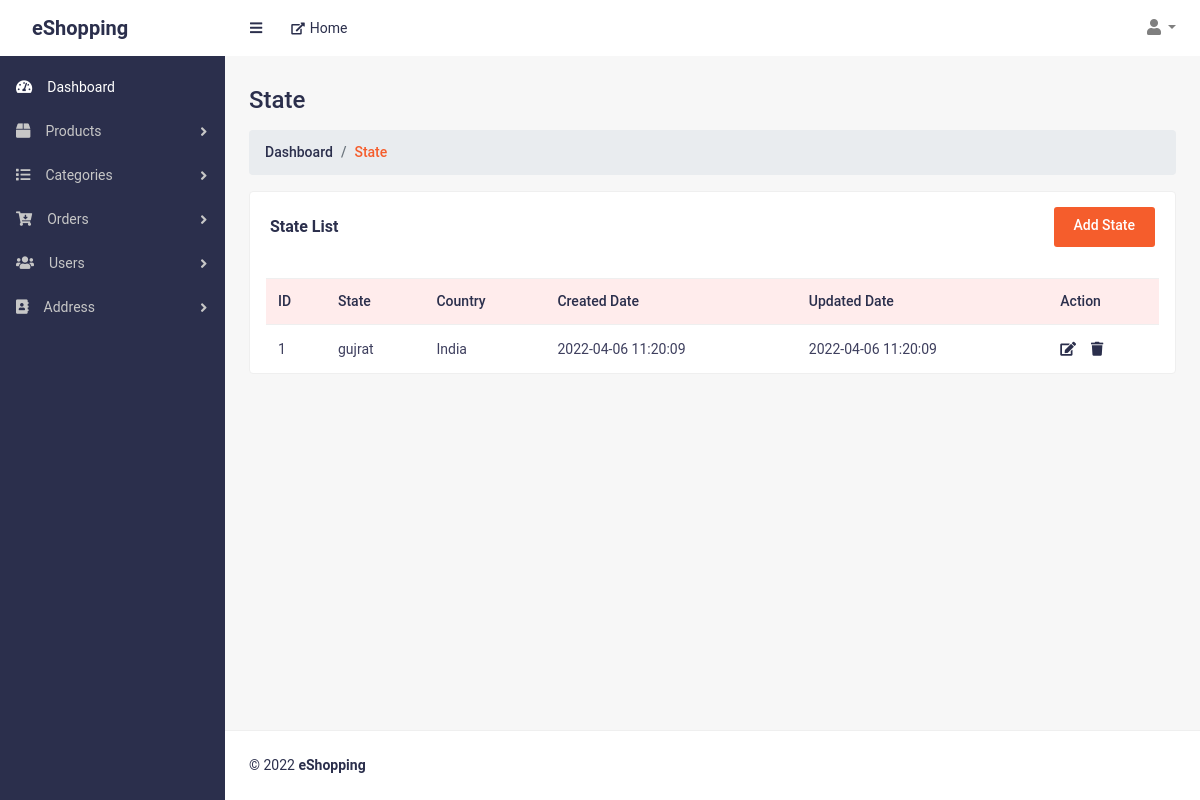
Page /states.php (signed in) on the earlier database version.
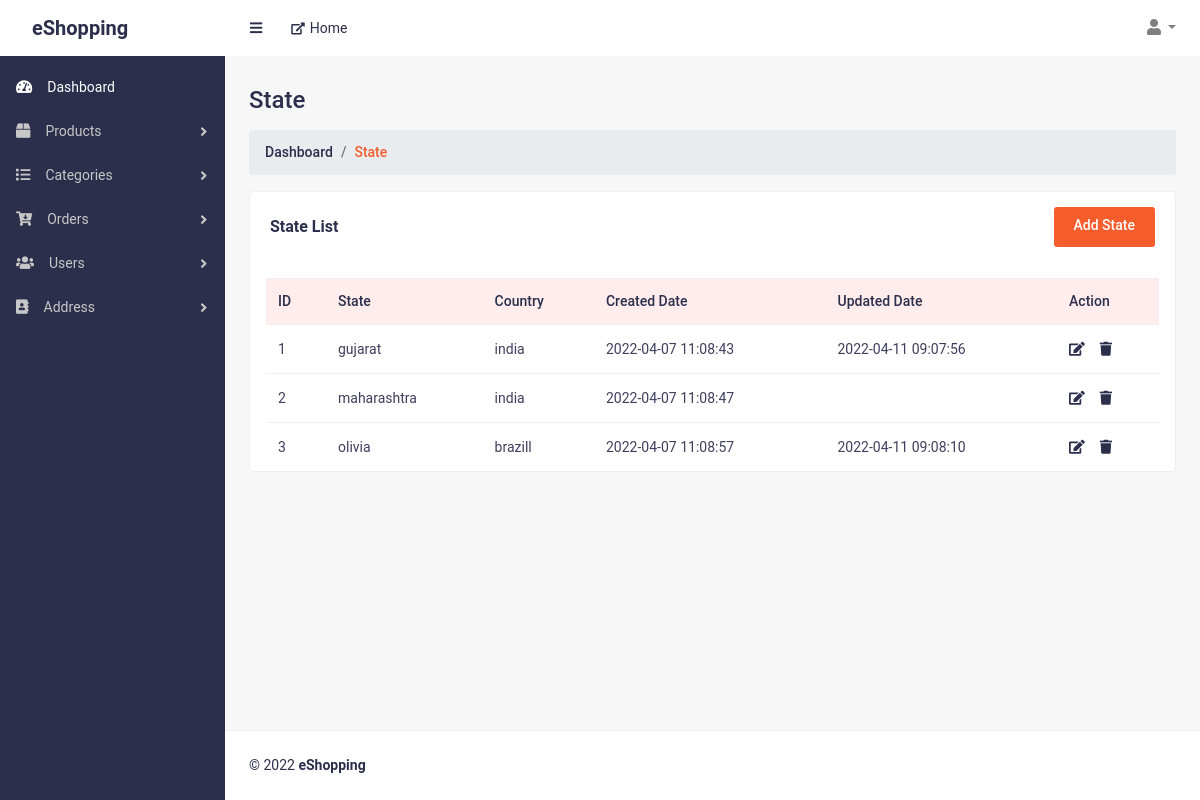
Same page on the later database version.
### tables this page shows
CREATE TABLE `states` (
  `id` int(11) NOT NULL,
  `state` varchar(50) NOT NULL,
  `countryId` int(11) NOT NULL,
  `modifiedDate` datetime DEFAULT NULL,
  `createdDate` datetime DEFAULT NULL,
  `status` tinyint(2) NOT NULL DEFAULT 0
);

CREATE TABLE `countries` (
  `id` int(11) NOT NULL,
  `country` varchar(50) NOT NULL,
  `modifiedDate` datetime DEFAULT NULL,
  `createdDate` datetime DEFAULT NULL,
  `status` tinyint(2) NOT NULL DEFAULT 0
);

### handler/dbHandler.php (called while the page is built, shortened)
<?php
    class DBConnection{
        private $hostname = "localhost";
        private $username = "root";
        private $password = "";
        private $database = "eshopping";
        private $conn;
        function __construct(){
            $this->conn = new mysqli($this->hostname, $this->username, $this->password, $this->database);
        }
        function getConnection(){
            return $this->conn;
        }
    }

### handler/addressHandler.php (called while the page is built, shortened)
<?php
require_once("dbHandler.php");
class AddressHandler extends DBConnection
{
    function getStates()
    {
        $sql = "SELECT states.*, countries.country FROM states JOIN countries ON countries.id=states.countryId WHERE states.status=0 AND countries.status=0";
        $result = $this->getConnection()->query($sql);
        $records = [];
        if ($result->num_rows > 0) {
            while ($row = $result->fetch_assoc()) {
                array_push($records, $row);
            }
        } else {
            $records = [];
        }
        return $records;
    }
}

### states.php (the view, shortened to what this page needs)
<?php
	require("./handler/addressHandler.php");
	$address = new AddressHandler();
	$states = $address->getStates();
?>
<!DOCTYPE html>
<html lang="en">
<head>
	<link href="css/styles.css" rel="stylesheet">
	<link href="css/admin-style.css" rel="stylesheet">
	<link href="vendor/bootstrap/css/bootstrap.min.css" rel="stylesheet">
	<link href="vendor/fontawesome-free/css/all.min.css" rel="stylesheet">
</head>
<body class="sb-nav-fixed">
	<?php
	include_once("./includes/header.php");
	?>
	<div id="layoutSidenav">
		<div id="layoutSidenav_nav">
			<?php
			include_once("./includes/sidebar.php");
			?>
		</div>
		<div id="layoutSidenav_content">
			<main>
				<div class="container-fluid">
					<h2 class="mt-30 page-title">State</h2>
					<ol class="breadcrumb">
						<li class="breadcrumb-item"><a href="index.php">Dashboard</a></li>
						<li class="breadcrumb-item active">State</li>
					</ol>
					<div class="row">
						<div class="col-lg-12 col-md-12">
							<div class="card card-static-2 mb-30">
								<div class="card-title-2">
									<h4 style="width:100%;display: flex; justify-content: space-between;align-items: center;">
										<p><b>State List</b></p>
										<p><a href="add_state.php" class="add-btn hover-btn">Add State</a></p>
									</h4>
								</div>
								<div class="card-body-table px-3">
									<div class="table-responsive">
										<table class="table ucp-table table-hover">
											<thead>
												<tr>
													<th style="width:60px">ID</th>
													<th>State</th>
													<th>Country</th>
													<th>Created Date</th>
													<th>Updated Date</th>
													<th>Action</th>
												</tr>
											</thead>
											<tbody>
												<?php
												$srno = 1;
												foreach ($states as $state) {
												?>
													<tr>
														<td><?= $srno++ ?></td>
														<td><?= $state["state"] ?></td>
														<td><?= $state["country"] ?></td>
														<td><?= $state["createdDate"] ?></td>
														<td><?= $state["modifiedDate"] ?></td>
														<td class="action-btns">
															<a href="add_state.php?edit=<?= $state["id"]?>" class="edit-btn"><i class="fas fa-edit"></i></a>
															<a href="./handler/requestHandler.php?dState=<?=$state["id"]?>" class="edit-btn deleteRow"><i class="fas fa-trash"></i></a>
														</td>
													</tr>
												<?php
												}
												?>
											</tbody>
										</table>
									</div>
								</div>
							</div>
						</div>
					</div>
				</div>
			</main>
			<?php
			include_once("./includes/footer.php");
			?>
		</div>
	</div>
</body>
</html>

Differences in the rows shown:
changed states: state "gujrat" → "gujarat"; countryId.country "India" → "india"; createdDate "2022-04-06 11:20:09" → "2022-04-07 11:08:43"; modifiedDate "2022-04-06 11:20:09" → "2022-04-11 09:07:56"
added states: state "maharashtra", countryId.country "india", createdDate "2022-04-07 11:08:47"
added states: state "olivia", countryId.country "brazill", createdDate "2022-04-07 11:08:57", modifiedDate "2022-04-11 09:08:10"
